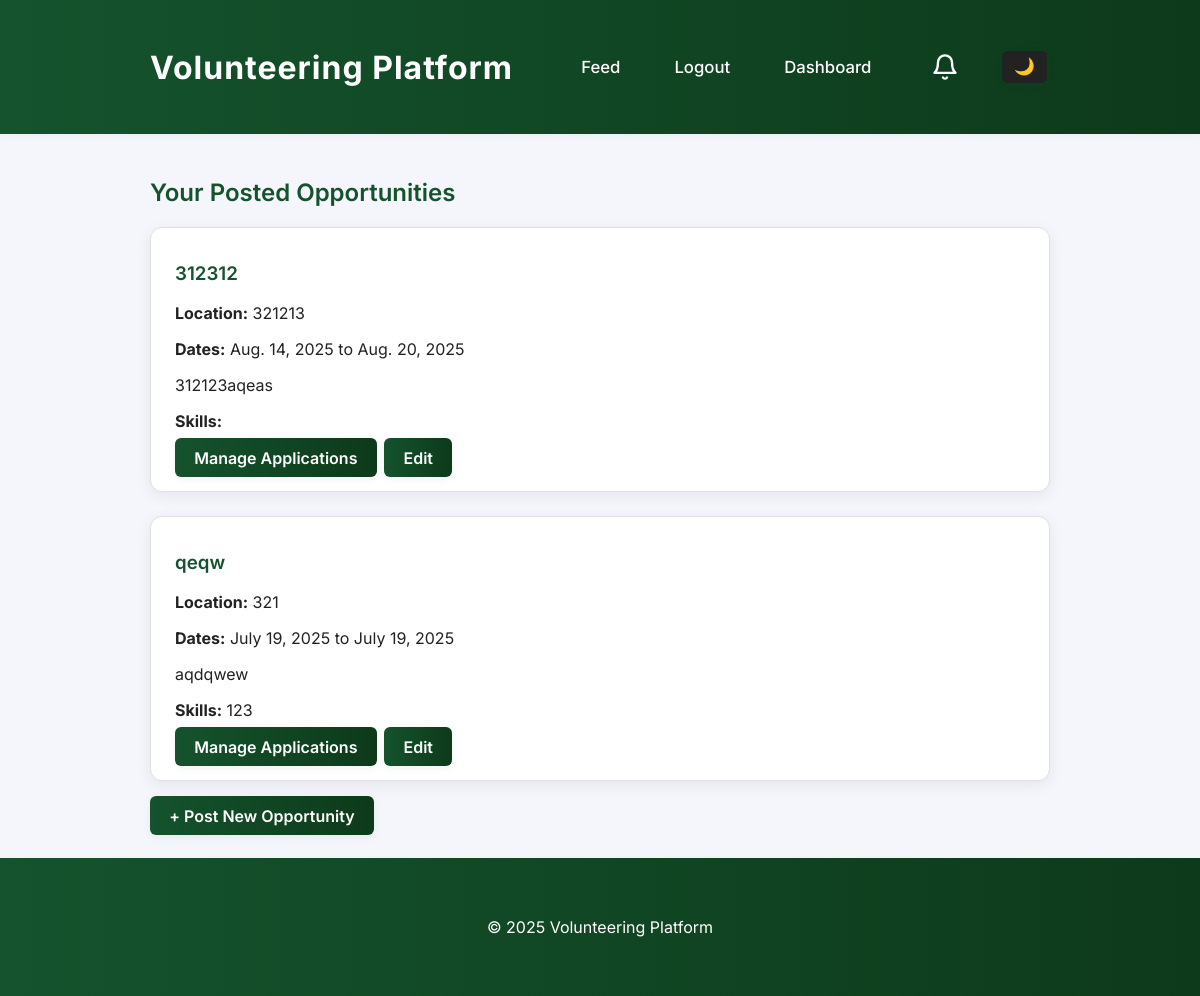
Screenshot of /feeds/ngo/ (signed in) with the database file from the repository.
### feeds/models.py (models this page shows, shortened)
class Opportunity(models.Model):
    ngo = models.ForeignKey(
        settings.AUTH_USER_MODEL,
        on_delete=models.CASCADE,
        limit_choices_to={"role": "ngo"},
    )
    title = models.CharField(max_length=200)
    description = models.TextField()
    location = models.CharField(max_length=255)
    start_date = models.DateField()
    end_date = models.DateField()
    skills_required = models.CharField(max_length=255, blank=True)
    created_at = models.DateTimeField(auto_now_add=True)

### feeds/views.py (the view)
# urls.py: path("ngo/", views.ngo_opportunities, name="ngo_opportunities"),
@login_required
def ngo_opportunities(request):
    if request.user.role != "ngo":
        return render(request, "403.html")  # optional permission error page
    opportunities = Opportunity.objects.filter(ngo=request.user).order_by("-created_at")
    return render(request, "feeds/ngo_feed.html", {"opportunities": opportunities})

### accounts/views.py (called while the page is built)
def get_notification_count(request):
    if not request.user.is_authenticated:
        return {'notification_count': 0}
    count = 0
    if hasattr(request.user, 'role'):
        if request.user.role == 'ngo':
            from feeds.models import Application
            count = Application.objects.filter(opportunity__ngo=request.user, status='pending').count()
        elif request.user.role == 'admin':
            from .models import Report
            count = Report.objects.filter(handled=False).count()
    return {'notification_count': count}

### feeds/templatetags/bg_images.py (called while the page is built)
@register.simple_tag
def random_bg_image():
    img_dir = os.path.join(settings.STATIC_ROOT or settings.STATICFILES_DIRS[0], 'img')
    try:
        files = [f for f in os.listdir(img_dir) if f.lower().endswith(('.jpg', '.jpeg', '.png', '.webp', '.gif'))]
    except Exception:
        files = []
    import random
    if files:
        return 'img/' + random.choice(files)
    return ''

### feeds/templates/feeds/ngo_feed.html (shortened to what this page needs)
{% extends "base.html" %}
{% block content %}
<h2>Your Posted Opportunities</h2>
{% for opportunity in opportunities %}
  <div class="opportunity-card">
    <h3>{{ opportunity.title }}</h3>
    <p><strong>Location:</strong> {{ opportunity.location }}</p>
    <p><strong>Dates:</strong> {{ opportunity.start_date }} to {{ opportunity.end_date }}</p>
    <p>{{ opportunity.description }}</p>
    <p><strong>Skills:</strong> {{ opportunity.skills_required }}</p>
    <a class="btn" href="{% url 'manage_applications' opportunity.id %}">Manage Applications</a>
    <a class="btn" href="{% url 'edit_opportunity' opportunity.id %}">Edit</a>
  </div>
{% empty %}
  <p>You haven’t posted any opportunities yet.</p>
{% endfor %}
<a class="btn" href="{% url 'create_opportunity' %}">+ Post New Opportunity</a>
{% endblock %}

### static/css/style.css (style rules this page uses)
:root { --main-green: #14532d; --main-green-dark: #0d3a1a; --main-green-light: #22c55e; }
body { font-family: 'Inter', Arial, sans-serif; margin: 0; padding: 0; background-color: #f4f6fb; color: #222; transition: background 0.3s, color 0.3s; }
.opportunity-card, .application-card { background: #fff; border-radius: 12px; padding: 1.5em; margin-bottom: 1.5em; box-shadow: 0 4px 16px rgba(0,0,0,0.07); border: 1px solid #e0e0e0; transition: box-shadow 0.2s, background 0.3s, color 0.3s; min-width: 100%; width: 100%; box-sizing: border-box; display: block; }
@media (min-width: 700px) { .opportunity-card, .application-card { min-width: 900px; max-width: 100%; margin-left: auto; margin-right: auto; } }
button, .btn { background: linear-gradient(90deg, var(--main-green) 0%, var(--main-green-dark) 100%); color: #fff; border: none; border-radius: 6px; padding: 0.6em 1.2em; font-size: 1em; font-weight: 600; cursor: pointer; margin: 0.2em 0.2em 0.2em 0; transition: background 0.2s, box-shadow 0.2s; box-shadow: 0 2px 8px rgba(20,83,45,0.07); text-decoration: none; }
h1, h2, h3 { font-weight: 600; color: var(--main-green); margin-top: 0.5em; transition: color 0.3s; }

### templates/base.html (style rules this page uses)
html, body { height: 100%; }
body { min-height: 100vh; display: flex; flex-direction: column; }

### rows the page displays
Opportunity: title "312312", location "321213", start_date "Aug. 14, 2025", end_date "Aug. 20, 2025", description "312123aqeas"
Opportunity: title "qeqw", location "321", start_date "July 19, 2025", end_date "July 19, 2025", description "aqdqwew", skills_required "123"
